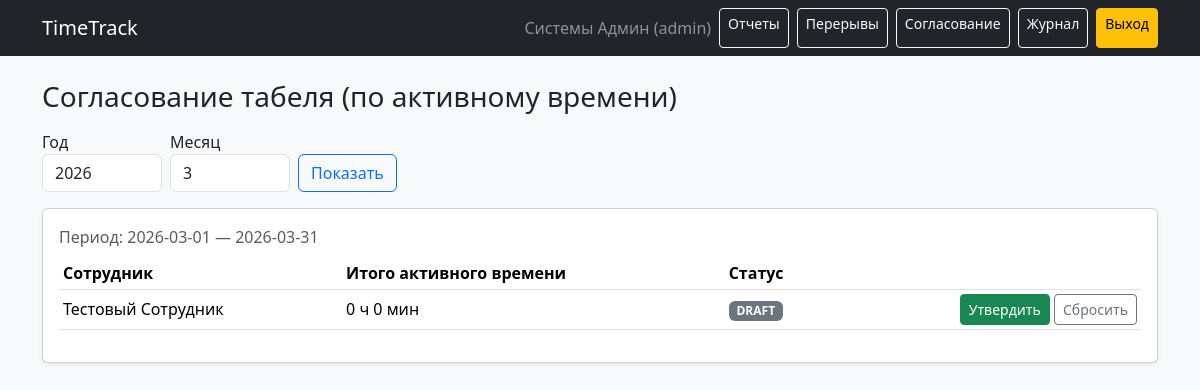
/approvals (signed in), run on the app's committed database.
### models.py (models this page shows)
class User(UserMixin, db.Model):
    __tablename__ = "users"
    id = db.Column(db.Integer, primary_key=True)
    username = db.Column(db.String(64), nullable=False, unique=True)
    password_hash = db.Column(db.String(255), nullable=False)
    first_name = db.Column(db.String(100), nullable=False, default="Имя")
    last_name = db.Column(db.String(100), nullable=False, default="Фамилия")
    role = db.Column(db.String(20), nullable=False, default="employee")
    department_id = db.Column(db.Integer, db.ForeignKey("departments.id"), nullable=True)
    department = db.relationship("Department", backref="users")

### app.py (the view, shortened to what this page needs)
    @app.route("/approvals", methods=["GET", "POST"])
    @login_required
    def approvals():
        if current_user.role not in ("manager", "admin"):
            flash("Нет доступа", "warning")
            return redirect(url_for("dashboard"))
        today = local_date_from_utc(utcnow())
        year, month = period_from_request(today)
        start, end = period_bounds(year, month)
        employees = manageable_employees_query().order_by(User.last_name).all()
        summaries = []
        for emp in employees:
            stats = DailyWorkStat.query.filter(
                DailyWorkStat.user_id == emp.id,
                DailyWorkStat.work_date >= start,
                DailyWorkStat.work_date <= end,
            ).all()
            total_minutes = int(sum(s.active_seconds for s in stats) // 60)
            appr = Approval.query.filter_by(user_id=emp.id, year=year, month=month).first()
            summaries.append(
                {"employee": emp, "total_minutes": total_minutes, "status": appr.status if appr else "DRAFT"}
            )
        return render_template("approvals.html", summaries=summaries, year=year, month=month, start=start, end=end)

### templates/approvals.html (shortened to what this page needs)
{% extends "base.html" %}
{% block content %}
<h3 class="mb-3">Согласование табеля (по активному времени)</h3>
<form method="get" class="row g-2 mb-3">
  <div class="col-auto">
    <label class="form-label mb-0">Год</label>
    <input class="form-control" name="year" value="{{ year }}" style="width:120px">
  </div>
  <div class="col-auto">
    <label class="form-label mb-0">Месяц</label>
    <input class="form-control" name="month" value="{{ month }}" style="width:120px">
  </div>
  <div class="col-auto align-self-end">
    <button class="btn btn-outline-primary">Показать</button>
  </div>
</form>
<div class="card shadow-sm">
  <div class="card-body">
    <div class="text-muted mb-2">Период: {{ start }} — {{ end }}</div>
    <div class="table-responsive">
      <table class="table table-sm align-middle">
        <thead><tr><th>Сотрудник</th><th>Итого активного времени</th><th>Статус</th><th></th></tr></thead>
        <tbody>
          {% for s in summaries %}
          <tr>
            <td>{{ s.employee.last_name }} {{ s.employee.first_name }}</td>
            <td>{{ (s.total_minutes//60) }} ч {{ (s.total_minutes%60) }} мин</td>
            <td>
              {% if s.status == 'APPROVED' %}
                <span class="badge bg-success">APPROVED</span>
              {% else %}
                <span class="badge bg-secondary">DRAFT</span>
              {% endif %}
            </td>
            <td class="text-end">
              <form method="post" class="d-inline">
                <button class="btn btn-sm btn-success" name="action" value="approve" type="submit">Утвердить</button>
                <button class="btn btn-sm btn-outline-secondary" name="action" value="reject" type="submit">Сбросить</button>
              </form>
            </td>
          </tr>
          {% endfor %}
        </tbody>
      </table>
    </div>
  </div>
</div>
{% endblock %}

### templates/base.html (shortened to what this page needs)
<!doctype html>
<html lang="ru">
<head>
  <link href="https://cdn.jsdelivr.net/npm/bootstrap@5.3.3/dist/css/bootstrap.min.css" rel="stylesheet">
</head>
<body class="bg-light">
<nav class="navbar navbar-expand-lg navbar-dark bg-dark">
  <div class="container">
    <a class="navbar-brand" href="{{ url_for('dashboard') }}">TimeTrack</a>
    <div class="d-flex gap-2">
      {% if current_user.is_authenticated %}
        <span class="navbar-text text-white-50">
          {{ current_user.last_name }} {{ current_user.first_name }} ({{ current_user.role }})
        </span>
        <a class="btn btn-sm btn-outline-light" href="{{ url_for('reports') }}">Отчеты</a>
                <a class="btn btn-sm btn-outline-light" href="{{ url_for('breaks') }}">Перерывы</a>
        {% if current_user.role in ('admin','manager') %}
          <a class="btn btn-sm btn-outline-light" href="{{ url_for('approvals') }}">Согласование</a>
        {% endif %}
        {% if current_user.role == 'admin' %}
          <a class="btn btn-sm btn-outline-light" href="{{ url_for('audit') }}">Журнал</a>
        {% endif %}
        <a class="btn btn-sm btn-warning" href="{{ url_for('logout') }}">Выход</a>
      {% endif %}
    </div>
  </div>
</nav>
<div class="container py-4">
  {% block content %}{% endblock %}
</div>
</body>
</html>

### data on the page
User: last_name "Системы", first_name "Админ", role "admin"
User: employee.last_name "Тестовый", employee.first_name "Сотрудник"

### other printed values
{{ start }} "2026-03-01"
{{ end }} "2026-03-31"
{{ (s.total_minutes//60) }} "0"
{{ (s.total_minutes%60) }} "0"
